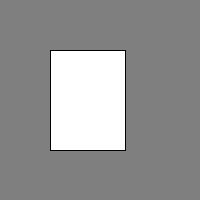
Frame 1 (no input)
Frame 60 (the mouse pressed at the canvas centre just before this capture): identical to frame 1, image omitted
Frame 120 (the mouse held since frame 60 and released just before this capture): identical to frame 1, image omitted

The Processing sketch that drew this single still picture (run headless with seeded random() and noise(); from frame 60 on, the mouse is pressed at the canvas centre):

// Processing sketch: ex2_6
// ── ex2_6.pde
void setup (){
  size(200,200);
}
void draw(){
  background(127);
  stroke(0);
  fill(255);
  rect(50,50,75,100);
}
